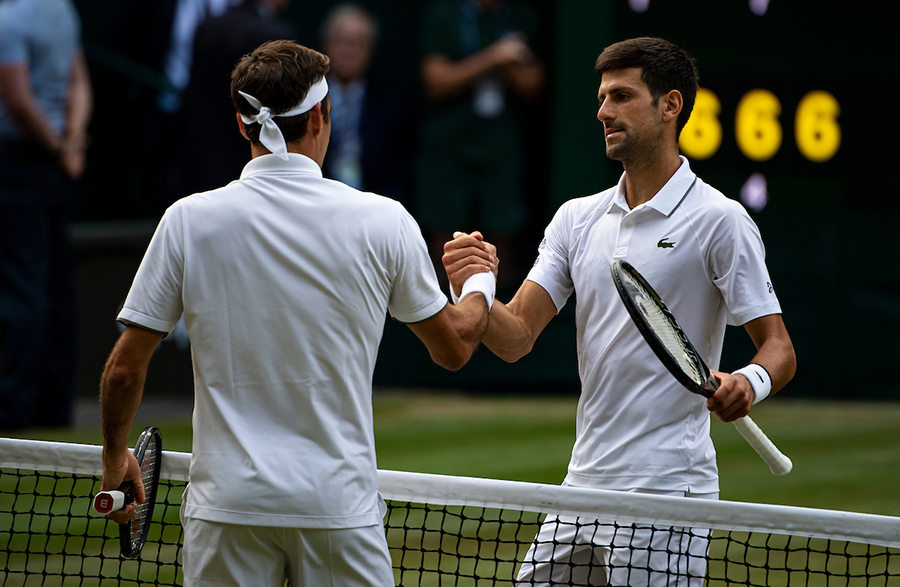
#> input picture face_detect/download.jpg, 900 x 587 px
$ python otsu.py --image face_detect/download.jpg
#> lines starting #> are read from the running program, lines starting #| are printed output that depends on the picture; after the words box and inside, x2 and y2 are one past the last pixel; in counts of white or black regions, pixels touching at a corner belong together
import numpy as np
import argparse
import cv2

ap = argparse.ArgumentParser()
ap.add_argument('-i', '--image', required=True, help='Path to the image.')
args = vars(ap.parse_args())

image = cv2.imread(args['image'])
#> image is the input picture: shape (587, 900, 3); mean B, G, R 67.3, 74, 71.7
image = cv2.cvtColor(image, cv2.COLOR_BGR2GRAY)
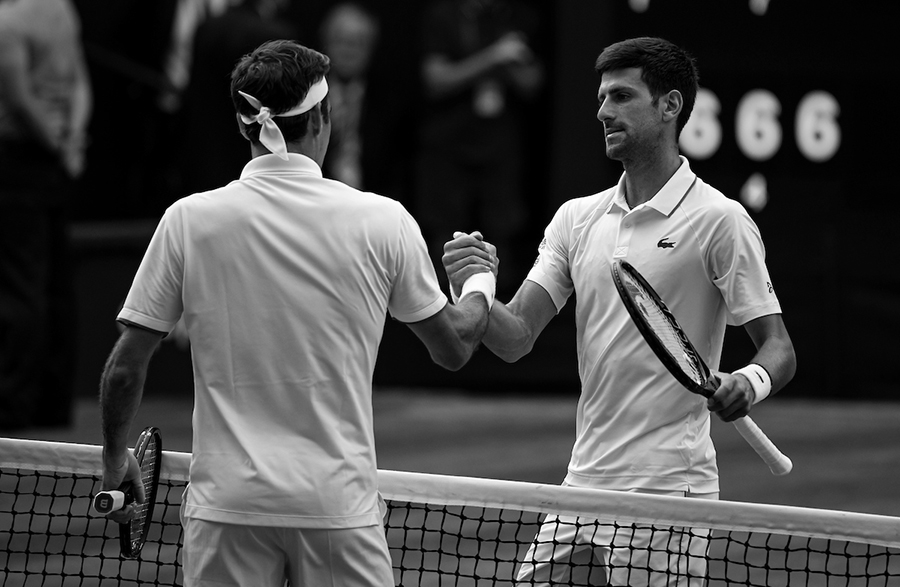
#> image: shape (587, 900); min 0, max 255, mean 72.5
blurred = cv2.GaussianBlur(image, (5, 5), 0)
cv2.imshow('Image', image)
cv2.waitKey(0)

(T, thresholded_img) = cv2.threshold(blurred, 0, 255 ,cv2.THRESH_BINARY_INV | cv2.THRESH_OTSU)
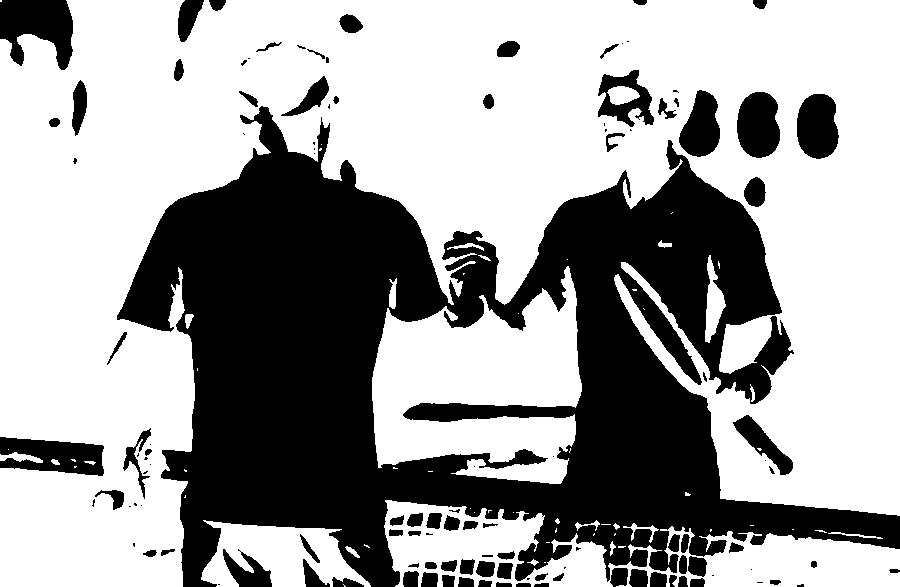
#> thresholded_img: shape (587, 900); 63.2% white; 119 black regions (39 under 20 px), largest, box (x1, y1, x2, y2) and area: (117, 106, 900, 587) 166972, (0, 0, 73, 70) 3394, (0, 437, 104, 476) 2807
#> T = 88
print(f"Otsu's threshold: {T}.")
#| Otsu's threshold: 88.0.
cv2.imshow("Otsu's Thresholded Image", thresholded_img)
cv2.waitKey(0)
